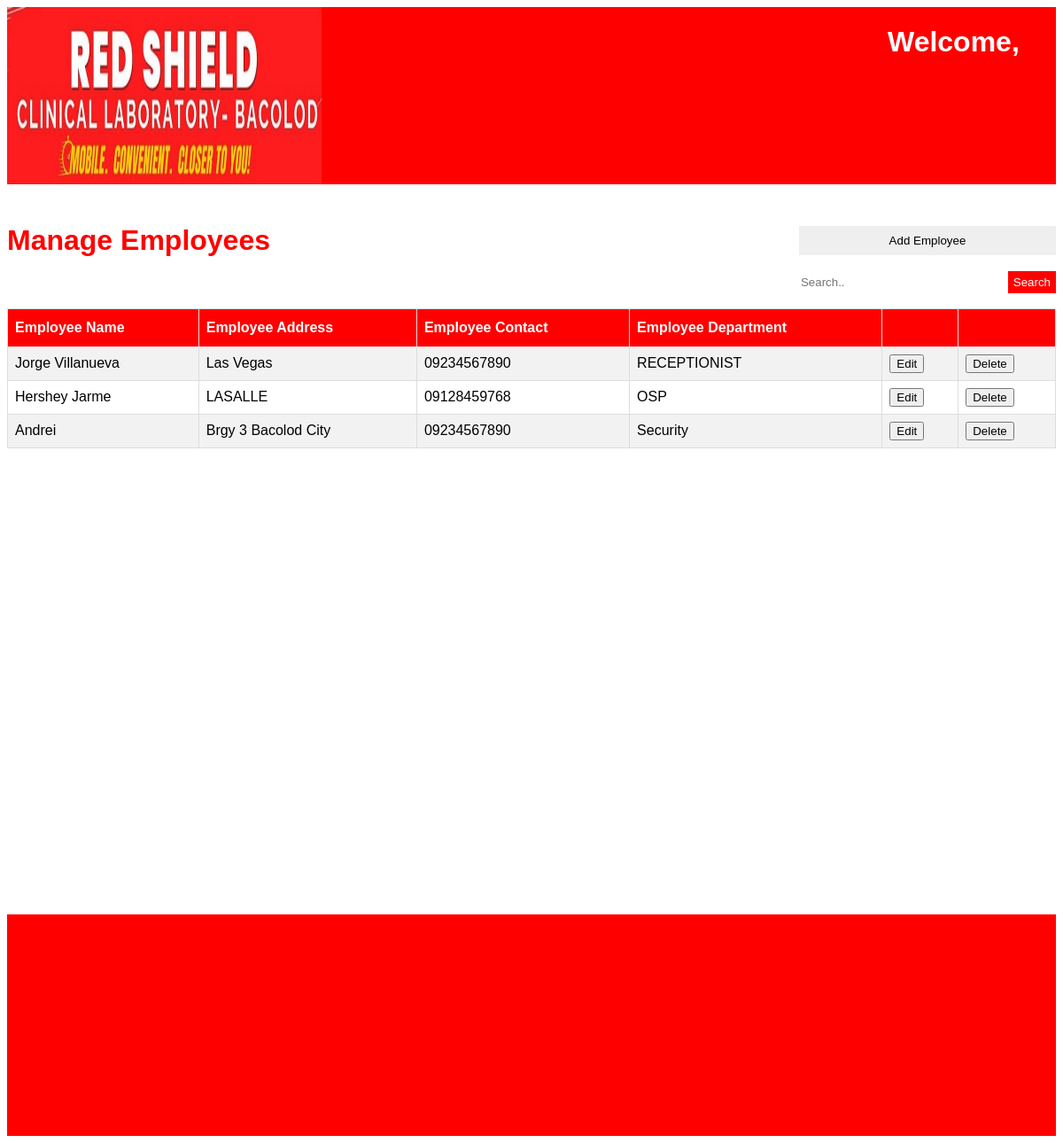
/header.php?load=page2, run on the app's committed database.
### tables this page shows
CREATE TABLE `tbl_employee` (
  `emp_id` int(11) NOT NULL,
  `emp_name` varchar(45) NOT NULL,
  `emp_address` varchar(45) NOT NULL,
  `emp_contact` varchar(11) NOT NULL,
  `emp_username` varchar(45) NOT NULL,
  `emp_password` varchar(45) NOT NULL,
  `emp_department` varchar(45) NOT NULL
);

### pages/employee/employees.php (the view, shortened to what this page needs)
<?php
    include 'config/config.php';
?>
<div class="employees-container">
    <div class="upper">
        <div class="upper-left">
            <h1 class= "ha"> Manage Employees </h1>
        </div>
        <div class="upper-right">
            <br>
        <button class="add" id="myBtn">Add Employee </button><br><br>
            <form action = "" method="post">
            <input class ="field_rsearch" style="float:left;"  type="text" placeholder="Search.." name = "rsearch">
            <input class ="btnfield_rsearch" style="float:right;"type="submit" name = "search" value="Search"></form>
        </div>
    </div>
    <div class="lower">
    <?php
            if(isset($_POST['search'])){
                $valueToSearch = $_POST['rsearch'];
                $query = "SELECT * FROM `tbl_employee` WHERE CONCAT(`emp_name`, `emp_address`, `emp_contact`, `emp_department`) LIKE '%".$valueToSearch."%';";
                $result = filterTable($query);
            } else {
            $sql = "SELECT * FROM tbl_employee";
            $result = $conn->query($sql);
            }
        ?>
        <br><br>
            <table id="table">
                        <tr>
                                <th>Employee Name</th>
                                <th>Employee Address</th>
                                <th>Employee Contact</th>
                                <th>Employee Department</th>
                                <th></th>
                                <th></th>
                        </tr>
                    <?php
                        if($result->num_rows >0){
                            while($row = $result->fetch_assoc()){ ?>
                                <tr>
                                     <td><?= $row["emp_name"];?></td>
                                     <td><?= $row["emp_address"];?></td>
                                     <td><?= $row["emp_contact"];?></td>
                                     <td><?= $row["emp_department"];?></td>
                                     <td><button class="edit" onClick="document.location.href='edit_employee.php?edit=<?=$row['emp_id']?>'">Edit</button></td>
                                <td><button class="delete" onClick="document.location.href='delete_employee.php?delete=<?=$row['emp_id']?>'">Delete</button></td>
                                </tr>
                        <?php
                            }
                        }
                    ?>
            </table>
    </div>
</div>

### header.php (shortened to what this page needs)
<?php
include"config/config.php";
    $page = (isset($_GET['load']) && $_GET['load'] != '') ? $_GET['load'] : '';
?>
<html>
   <div class="main-container">
        <div class="upper-nav">
          <div class="upper-nav-left">
                <div class="logo">
                    <img src="uploads/wiw.jpg" alt="logo" width="100%" height="100%">
                </div>
          </div>
          <div class="upper-nav-right">
            <div class="upper-upper-nav-right">
                 <h1 style="float:right;margin-right:5%;"> Welcome,  <?= $_SESSION['role'];?> </h1>
            </div>
           <div class="lower-upper-nav-right">
           </div>
          </div>
        </div>
        <div class="main-content">
            <?php
                    switch($page){
                        case 'page2' : require_once 'pages/employee/employees.php';
                        break;
                    }
            ?>
        </div>
   </div>
   <div class="footer">
   </div>
</html>

### header.php (style rules this page uses)
.main-container { width:100%; height:1024px; }
.logo { background-image: url("uploads/wiw.jpg"); background-size:cover; }
.upper-nav { width:100%; height:200px; background-color:red; color:white; font-family: 'Gill Sans', 'Gill Sans MT', Calibri, 'Trebuchet MS', sans-serif; }
.upper-nav-left { width:30%; height:100%; float:left; }
.upper-nav-right { width:69.6%; height:100%; float:right }
.upper-upper-nav-right { width:100%; height:50%; }
.lower-upper-nav-right { width:100%; height:50%; }
#table { font-family: 'Gill Sans', 'Gill Sans MT', Calibri, 'Trebuchet MS', sans-serif; border-collapse: collapse; width: 100%; }
#table td, #table th { border: 1px solid #ddd; padding: 8px; }
#table tr:nth-child(even) { background-color: #f2f2f2; }
#table th { padding-top: 12px; padding-bottom: 12px; text-align: left; background-color: #ff0000; color: white; }
.field_rsearch { width: 80%; height: 30%; border:none; font-family: 'Gill Sans', 'Gill Sans MT', Calibri, 'Trebuchet MS', sans-serif; }
.btnfield_rsearch { border:none; font-family: 'Gill Sans', 'Gill Sans MT', Calibri, 'Trebuchet MS', sans-serif; height: 30%; background-color: #ff0000; color:white; }
.add { font-family: 'Gill Sans', 'Gill Sans MT', Calibri, 'Trebuchet MS', sans-serif; margin-top:2%; width:100%; height: 40%; margin-right:2%; border:none; }
.footer { width:100%; height:250px; background-color:red; }

### pages/employee/employees.php (style rules this page uses)
.employees-container { width:100%; height:800px; background-color:white; }
.upper { margin-top:2%; width:100%; height:10%; }
.upper-left { width:75%; height:100%; float:left; }
.upper-right { width:24.5%; height:102%; float:right; }
.ha { color:red; font-family: 'Gill Sans', 'Gill Sans MT', Calibri, 'Trebuchet MS', sans-serif; }

### data on the page
tbl_employee: emp_name "Jorge Villanueva", emp_address "Las Vegas", emp_contact "09234567890", emp_department "RECEPTIONIST"
tbl_employee: emp_name "Hershey Jarme", emp_address "LASALLE", emp_contact "09128459768", emp_department "OSP"
tbl_employee: emp_name "Andrei", emp_address "Brgy 3 Bacolod City", emp_contact "09234567890", emp_department "Security"
